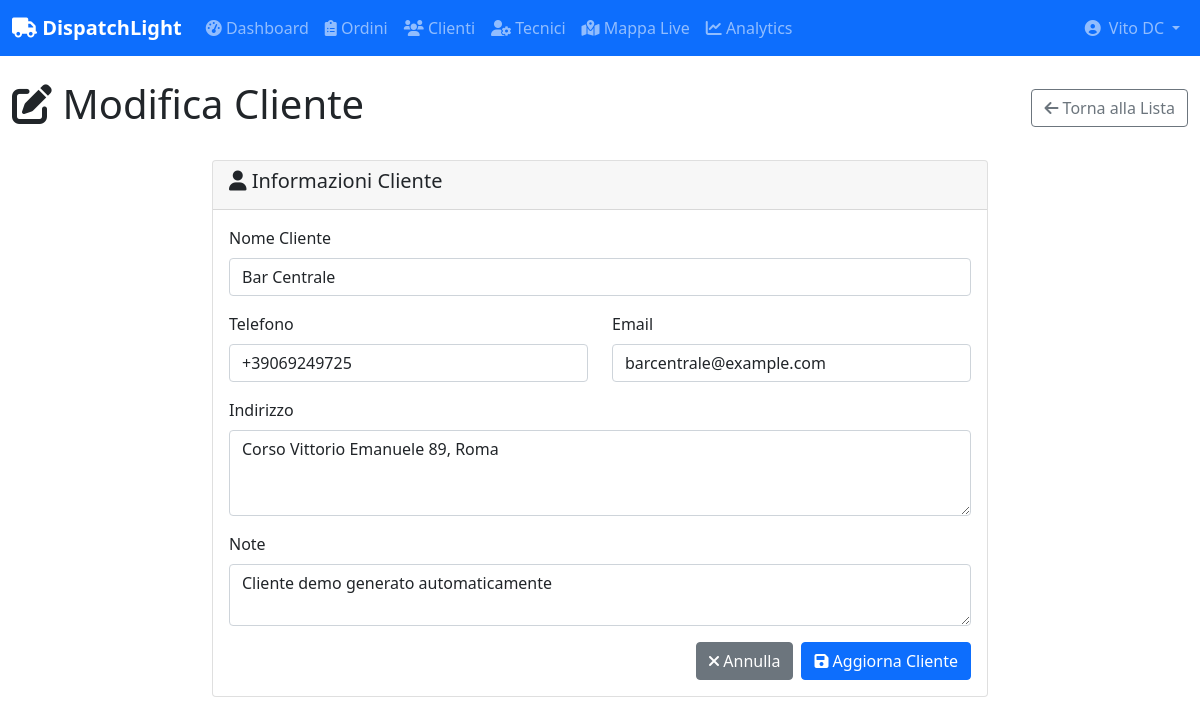
The page /customers/8/edit/ (signed in) on the database its author committed.
### core/models.py (models this page shows, shortened)
class Customer(models.Model):
    company = models.ForeignKey(Company, on_delete=models.CASCADE, related_name='customers')
    name = models.CharField(max_length=200)
    phone = PhoneNumberField()
    email = models.EmailField(blank=True, null=True)
    address = models.TextField()
    latitude = models.DecimalField(max_digits=10, decimal_places=8, blank=True, null=True)
    longitude = models.DecimalField(max_digits=11, decimal_places=8, blank=True, null=True)
    notes = models.TextField(blank=True, null=True)
    created_at = models.DateTimeField(auto_now_add=True)

### core/views.py (the view, shortened to what this page needs)
# urls.py: path('customers/<int:pk>/edit/', views.CustomerUpdateView.as_view(), name='customer_edit'),
class CustomerUpdateView(LoginRequiredMixin, UpdateView):
    model = Customer
    template_name = 'core/customer_form.html'
    def get_form_class(self):
        return CustomerCreateForm if CustomerCreateForm else None
    def get_queryset(self):
        company = get_user_company(self.request.user)
        if company:
            return Customer.objects.filter(company=company)
        return Customer.objects.none()

### core/views.py (called while the page is built)
def get_user_company(user):
    try:
        return user.owned_companies.first() or \
               Technician.objects.get(user=user).company
    except:
        return None

### templates/core/customer_form.html (shortened to what this page needs)
{% extends 'base.html' %}
{% block content %}
<div class="row">
    <div class="col-12">
        <div class="d-flex justify-content-between align-items-center mb-4">
            <h1>
                <i class="fas fa-{% if object %}edit{% else %}user-plus{% endif %}"></i>
                {% if object %}Modifica Cliente{% else %}Nuovo Cliente{% endif %}
            </h1>
            <a href="{% url 'core:customer_list' %}" class="btn btn-outline-secondary">
                <i class="fas fa-arrow-left"></i> Torna alla Lista
            </a>
        </div>
    </div>
</div>
<div class="row justify-content-center">
    <div class="col-lg-8">
        <div class="card">
            <div class="card-header">
                <h5><i class="fas fa-user"></i> Informazioni Cliente</h5>
            </div>
            <div class="card-body">
                <form method="post">
                    <div class="mb-3">
                        <label for="{{ form.name.id_for_label }}" class="form-label">{{ form.name.label }}</label>
                        {{ form.name }}
                    </div>
                    <div class="row">
                        <div class="col-md-6 mb-3">
                            <label for="{{ form.phone.id_for_label }}" class="form-label">{{ form.phone.label }}</label>
                            {{ form.phone }}
                        </div>
                        <div class="col-md-6 mb-3">
                            <label for="{{ form.email.id_for_label }}" class="form-label">{{ form.email.label }}</label>
                            {{ form.email }}
                        </div>
                    </div>
                    <div class="mb-3">
                        <label for="{{ form.address.id_for_label }}" class="form-label">{{ form.address.label }}</label>
                        {{ form.address }}
                    </div>
                    <div class="mb-3">
                        <label for="{{ form.notes.id_for_label }}" class="form-label">{{ form.notes.label }}</label>
                        {{ form.notes }}
                    </div>
                    <div class="d-flex justify-content-end gap-2">
                        <a href="{% url 'core:customer_list' %}" class="btn btn-secondary">
                            <i class="fas fa-times"></i> Annulla
                        </a>
                        <button type="submit" class="btn btn-primary">
                            <i class="fas fa-save"></i>
                            {% if object %}Aggiorna Cliente{% else %}Crea Cliente{% endif %}
                        </button>
                    </div>
                </form>
            </div>
        </div>
    </div>
</div>
{% endblock %}

### templates/base.html (shortened to what this page needs)
<!DOCTYPE html>
<html lang="it">
<head>
    <link href="https://cdn.jsdelivr.net/npm/bootstrap@5.1.3/dist/css/bootstrap.min.css" rel="stylesheet">
    <link href="https://cdnjs.cloudflare.com/ajax/libs/font-awesome/6.0.0/css/all.min.css" rel="stylesheet">
    {% load static %}
    <link href="{% static 'css/map.css' %}" rel="stylesheet">
</head>
<body>
    {% if user.is_authenticated %}
    <nav class="navbar navbar-expand-lg navbar-dark bg-primary">
        <div class="container-fluid">
            <a class="navbar-brand" href="{% url 'core:dashboard' %}">
                <i class="fas fa-truck"></i> DispatchLight
            </a>
            <div class="collapse navbar-collapse" id="navbarNav">
                <div class="navbar-nav me-auto">
                    <a class="nav-link" href="{% url 'core:dashboard' %}">
                        <i class="fas fa-tachometer-alt"></i> Dashboard
                    </a>
                    <a class="nav-link" href="{% url 'core:order_list' %}">
                        <i class="fas fa-clipboard-list"></i> Ordini
                    </a>
                    <a class="nav-link" href="{% url 'core:customer_list' %}">
                        <i class="fas fa-users"></i> Clienti
                    </a>
                    <a class="nav-link" href="{% url 'core:technician_list' %}">
                        <i class="fas fa-user-cog"></i> Tecnici
                    </a>
                    <a class="nav-link" href="{% url 'core:live_map' %}">
                        <i class="fas fa-map-marked-alt"></i> Mappa Live
                    </a>
                    <a class="nav-link" href="{% url 'core:analytics' %}">
                        <i class="fas fa-chart-line"></i> Analytics
                    </a>
                </div>
                <div class="navbar-nav">
                    <div class="nav-item dropdown">
                        <a class="nav-link dropdown-toggle d-flex align-items-center" href="#" role="button" data-bs-toggle="dropdown" aria-expanded="false">
                            <i class="fas fa-user-circle me-2"></i>
                            {{ user.get_full_name|default:user.username }}
                        </a>
                    </div>
                </div>
            </div>
        </div>
    </nav>
    {% endif %}
    <main class="{% if user.is_authenticated %}container-fluid mt-4{% endif %}">
        {% block content %}
        {% endblock %}
    </main>
</body>
</html>

### templates/base.html (style rules this page uses)
.navbar-brand { font-weight: bold; }
.navbar-nav .dropdown-toggle::after { margin-left: 0.5rem; }

### rows shown on the page
Customer: name "Bar Centrale", phone "+39069249725", email "barcentrale@example.com", address "Corso Vittorio Emanuele 89, Roma", notes "Cliente demo generato automaticamente"

### other values the page prints
{{ user.get_full_name|default:user.username }} "Vito DC"
